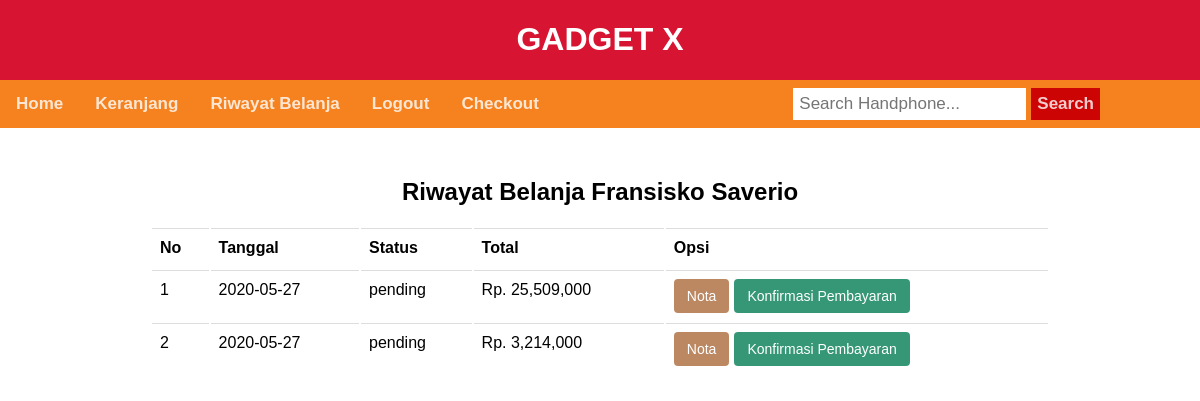
The app's page /riwayat.php (signed in) with its own data.
### tables this page shows
CREATE TABLE `pembelian` (
  `id_pembelian` int(11) NOT NULL,
  `id_pelanggan` int(11) NOT NULL,
  `id_ongkir` int(11) NOT NULL,
  `tanggal_pembelian` date NOT NULL,
  `total_pembelian` int(11) NOT NULL,
  `nama_kabupaten` varchar(50) NOT NULL,
  `tarif` int(11) NOT NULL,
  `alamat_pengiriman` text NOT NULL,
  `status_pembelian` varchar(50) NOT NULL DEFAULT 'pending'
);

### riwayat.php (the view, shortened to what this page needs)
<?php
    include "koneksi.php";
?>
<?php include "menu.php"; ?>
    <section class="riwayat">
        <div class="container">
            <h2><center>Riwayat Belanja <?php echo $_SESSION['pelanggan']['nama_pelanggan'] ?></center></h2>
            <?php
                echo "<center><table class='bel'>
                        <tr>
                            <th>No</th>
                            <th>Tanggal</th>
                            <th>Status</th>
                            <th>Total</th>
                            <th>Opsi</th>
                        </tr>";
            ?>
            <?php
                        $nomor = 1;
                        $id_pelanggan = $_SESSION['pelanggan']['id_pelanggan'];
                        $ambil = $koneksi->query("SELECT * FROM pembelian WHERE id_pelanggan='$id_pelanggan'");
                        while ($pecah = $ambil->fetch_assoc()) {
                        echo "<tr>
                            <td>" . $nomor . "</td>
                            <td>" . $pecah['tanggal_pembelian'] . "</td>
                            <td>" . $pecah['status_pembelian']  . "</td>
                            <td>Rp. " . number_format($pecah['total_pembelian']) . "</td>";
                            if ($pecah['status_pembelian'] == "lunas") {
                                echo "<td>";
                                    echo "<a href='lunas.php?id=$pecah[id_pembelian]' class='ctk'>Nota</a>";
                                echo "</td>";
                            }
                            elseif ($pecah['status_pembelian'] == "Sudah mengirim bukti") {
                                echo "<td>";
                                    echo "<a href='sudah.php?id=$pecah[id_pembelian]' class='ctk'>Nota</a>";
                                echo "</td>";
                            }
                            else {
                                echo "<td>";
                                    echo "<a href='nota.php?id=$pecah[id_pembelian]' class='ctk'>Nota</a>";
                                    echo "<a href='pembayaran.php?id=$pecah[id_pembelian]' class='oke'>Konfirmasi Pembayaran</a>";
                                echo "</td>";
                            }
                        echo "</tr>";
            ?>
                        <?php $nomor++; ?>
                        <?php } ?>
            <?php
                echo "</table></center>";
            ?>
        </div>
    </section>
</body>
</html>

### style.css (style rules this page uses)
* { box-sizing: border-box; }
body { margin: 0; padding: 0; font-family: Arial, Helvetica, sans-serif; }
.table-checkout th,td { border-top: 1px solid #ddd; padding: 10px; }
table { width: 100%; background-color: transparent; }
th { text-align: left; }
.bel { width: 75%; margin-bottom: 20px; }
.bel > thead > tr > th, .bel > tbody > tr > th, .bel > tfoot > tr > th, .bel > thead > tr > td, .bel > tbody > tr > td, .bel > tfoot > tr > td { padding: 8px; line-height: 1.42857143; vertical-align: top; border-top: 1px solid #ddd; }
.oke { color: #fff; text-decoration: none; background-color: #369776; border-color: #2e8165; display: inline-block; padding: 6px 12px; margin-bottom: 0; font-size: 14px; font-weight: normal; line-height: 1.42857143; text-align: center; white-space: nowrap; vertical-align: middle; cursor: pointer; -webkit-user-select: none; -moz-user-select: none; -ms-user-select: none; user-select: none; background-image: none; border: 1px solid transparent; border-radius: 4px; }
.ctk { color: #fff; text-decoration: none; background-color: #bc8862; border-color: #a97a58; display: inline-block; padding: 6px 12px; margin-bottom: 0; font-size: 14px; font-weight: normal; line-height: 1.42857143; text-align: center; white-space: nowrap; vertical-align: middle; cursor: pointer; -webkit-user-select: none; -moz-user-select: none; -ms-user-select: none; user-select: none; background-image: none; border: 1px solid transparent; border-radius: 4px; margin-right: 5px; }

### records on screen
pembelian: tanggal_pembelian "2020-05-27", status_pembelian "pending", total_pembelian "25,509,000"
pembelian: tanggal_pembelian "2020-05-27", status_pembelian "pending", total_pembelian "3,214,000"

### other values on screen
$_SESSION['pelanggan']['nama_pelanggan'] "Fransisko Saverio"
